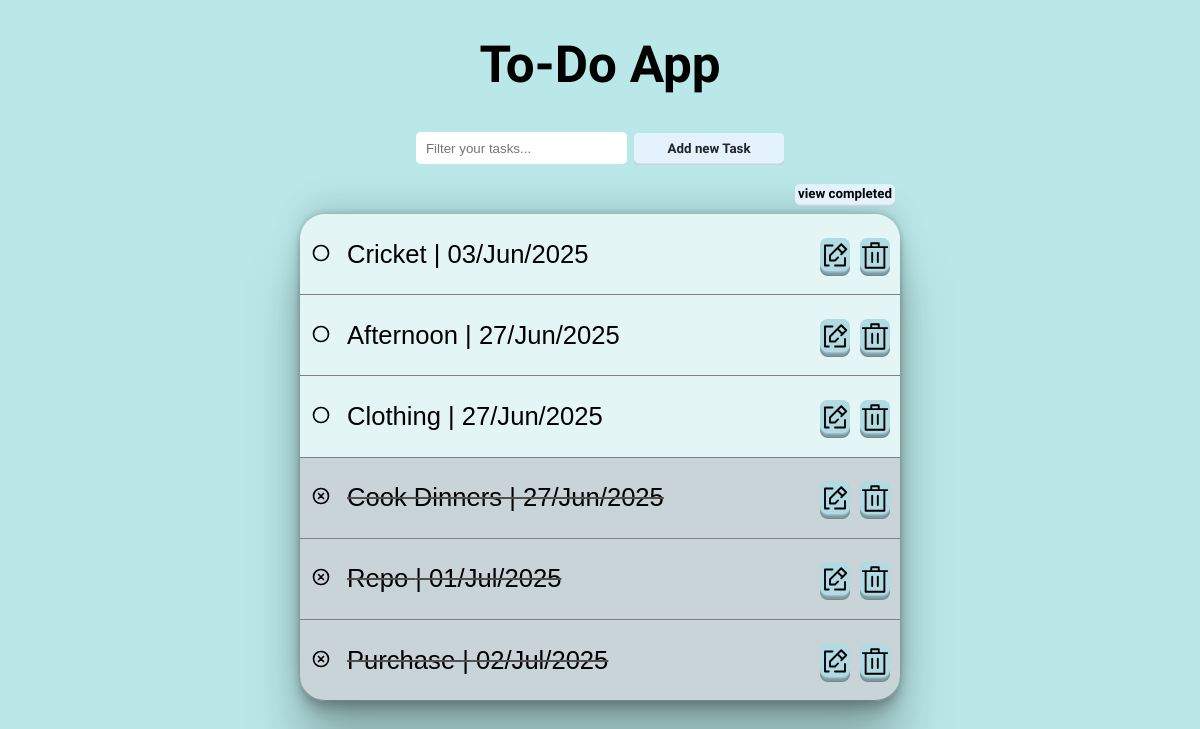
The page / on the database its author committed.
### tasks/models.py (models this page shows)
class Task(models.Model):
    title = models.CharField(max_length=100, null=False)
    description = models.TextField(max_length=1000, null=True)
    deadline = models.DateTimeField()
    is_completed = models.BooleanField(default=False)
    created_at = models.DateTimeField(auto_now_add=True)
    updated_at = models.DateTimeField(auto_now=True)
    class Meta:
        ordering = ['deadline', 'title', 'created_at']

### tasks/views.py (the view)
# urls.py: path('', views.home, name='home'),
def home(request):
    global show_all
    show_all = True
    tasks = Task.objects.filter()
    form = TaskForm()
    show_button = 'view completed' if show_all else 'view all'
    context = {'tasks':tasks, 'form':form, 'show_button':show_button}
    return render(request, 'tasks/index.html', context)

### tasks/forms.py
class TaskForm(forms.ModelForm):
    deadline = forms.DateTimeField(widget=forms.DateTimeInput(attrs={'type':'datetime-local'}))
    class Meta:
        model = Task
        fields = ['title', 'deadline', 'description']

### tasks/templates/tasks/index.html (shortened to what this page needs)
{% extends 'main.html' %}
{% load static %}
{% block content %}
<section class="search-add">
    <input id="search-input" class="filter-input" type="text" name="q" placeholder="Filter your tasks..." autocomplete="off"
        hx-get="{% url 'search_tasks' %}"
        hx-trigger="keyup delay:300ms"
        hx-target="#tasks-container">
    <button class="add-button" onclick="add_task_modal.showModal()">Add new Task</button>
</section>
<section class="task-section">
    <div id="tasks-container">
        {% include 'tasks/task-section.html' %}
    </div>
</section>
{% endblock content %}

### templates/main.html (shortened to what this page needs)
<!DOCTYPE html>
{% load static %}
<html lang="en">
<head>
    <link rel="stylesheet" href="static/styles/styles.css">
</head>
<body>
    <header>
        <h1>To-Do App</h1>
    </header>
    {% block content %}
    {% endblock content %}
</body>
</html>

### tasks/templates/tasks/task-section.html (shortened to what this page needs)
{% load static %}
<div id="show_button">
    <a hx-get="{% url 'view_completed' %}"
    hx-target="#tasks-container">
        <button id="showing-button">{{show_button}}</button>
    </a>
</div>
{% if tasks %}
{% for task in tasks %}
    <div id="task-item{{task.id}}" class="task-item {% if not forloop.last %}task-item-border-bottom{% endif %}{% if forloop.first %} task-item-top-rounded{% elif forloop.last %}task-item-bottom-rounded{% endif %}">
        {% include 'tasks/task-item.html' %}
    </div>
{% endfor %}
{% else %}
<div class="no-item">
    <p>There are no tasks that match this criteria</p>
</div>
{% endif %}

### tasks/templates/tasks/task-item.html
{% load static %}
<a class="selector"
    hx-get="{% url 'task_completed' task.id %}"
    hx-target="#task-item{{task.id}}">
    {% if task.is_completed %}
    <img class="task-completed" src="{% static 'images/checked-circle.svg' %}" alt="empty-circle">
    {% else %}
    <img src="{% static 'images/empty-circle.svg' %}" alt="empty-circle">
    {% endif %}
</a>
<p>{{task.title}} | {{task.deadline|date:"d/M/Y"}}</p>
<a hx-get="{% url 'update_task' task.id %}"
    hx-target="#update_modal">
    <button class="edit-icon" onclick="update_modal.showModal()"><img src="{% static 'images/edit-icon.svg' %}" alt="edit-icon"></button>
</a>
<a hx-get="{% url 'delete_task' task.id %}"
    hx-target="#delete_modal">
    <button class="delete-icon" onclick="delete_modal.showModal()"><img src="{% static 'images/delete-icon.svg' %}" alt="edit-icon"></button>
</a>

### static/styles/styles.css (style rules this page uses)
html { font-size: 16px; }
body { box-sizing: border-box; margin: 0; padding: 0; font-size: 1.6rem; font-family: 'Lucida Sans', 'Lucida Sans Regular', 'Lucida Grande', 'Lucida Sans Unicode', Geneva, Verdana, sans-serif; background-color: #bae8e8; display: grid; justify-self: center; width: 600px; }
header, h2, h3 { font-family: 'Delius Swash Caps', sans-serif; }
header, .search-add, .task-section { justify-self: center; }
.filter-input { min-width: 200px; height: 30px; border-radius: 5px; border-width: 0px; padding: 1px; padding-left: 10px; transition: .2s; }
.add-button { font-family: 'Delius Swash Caps', sans-serif; font-weight:600; min-width: 150px; height: 30px; border-radius: 5px; border-width: 0px; border: 0px; padding: 0px; cursor: pointer; transition: .2s; background-color: #e3f2fd; color: #242424; box-shadow: inset 0 1px 0 0 #e3f2fd, 0 1px 0 0 #d5e3ed, 0 2px 0 0 #c7d4dd, 0 2px 0 0 #bac6ce, 0 2px 0 0 #aab5bc }
#show_button { position: absolute; top: 50%; left: 50%; transform: translate(195%, -775%); }
#show_button button { font-family: 'Delius Swash Caps', sans-serif; font-weight: 600; min-width: 100px; height: 20px; border-radius: 5px; border-width: 0px; border: 0px; padding: 0px; cursor: pointer; transition: .2s; background-color: #e3f2fd; color: #040404; box-shadow: inset 0 1px 0 0 #e3f2fd, 0 1px 0 0 #d5e3ed, 0 2px 0 0 #c7d4dd, 0 2px 0 0 #bac6ce, 0 2px 0 0 #aab5bc; }
.task-section { margin-top: 50px; max-width: 600px; border-radius: 25px; box-shadow: rgba(0, 0, 0, 0.25) 0px 54px 55px, rgba(0, 0, 0, 0.12) 0px -12px 30px, rgba(0, 0, 0, 0.12) 0px 4px 6px, rgba(0, 0, 0, 0.17) 0px 12px 13px, rgba(0, 0, 0, 0.09) 0px -3px 5px; }
.task-item { position: relative; display: grid; justify-items: center; align-items: center; text-align: left; grid-template-columns: 40px 480px 40px 40px; background-color: #e3f6f5; border-bottom: 1px solid gray; transition: .2s; max-width: 600px; max-height: fit-content; }
.task-item-top-rounded { border-top-left-radius: 25px; border-top-right-radius: 25px; }
.task-item-bottom-rounded { border-bottom-left-radius: 25px; border-bottom-right-radius: 25px; }
.selector { position: relative; left: 1px; cursor: pointer; width: 21px; transition: .2s; }
.selector:has(.task-completed) ~ p { text-decoration: line-through; text-decoration-color:#515050; }
.task-item:has(.task-completed) { background-color: #c8d4d7; }
.task-item p { justify-self: baseline; position: relative; left: 7px; }
.edit-icon, .delete-icon { z-index: 3; cursor: pointer; height: 33px; border: 0px; padding: 0px; position: relative; top: 4px; right: 5px; background-color: #b2dae3; transition: .2s; color: #242424; border-radius: 0.5rem; box-shadow: inset 0 1px 0 0 #b2dae3, 0 1px 0 0 #9ec1c9, 0 2px 0 0 #8eadb4, 0 4px 0 0 #7f9aa0, 0 5px 0 0 #71898f }

### rows shown on the page
Task: is_completed False (drawn), title "Cricket", deadline "03/Jun/2025"
Task: is_completed False (drawn), title "Afternoon", deadline "27/Jun/2025"
Task: is_completed False (drawn), title "Clothing", deadline "27/Jun/2025"
Task: is_completed True (drawn), title "Cook Dinners", deadline "27/Jun/2025"
Task: is_completed True (drawn), title "Repo", deadline "01/Jul/2025"
Task: is_completed True (drawn), title "Purchase", deadline "02/Jul/2025"

### other values the page prints
{{ show_button }} "view completed"
